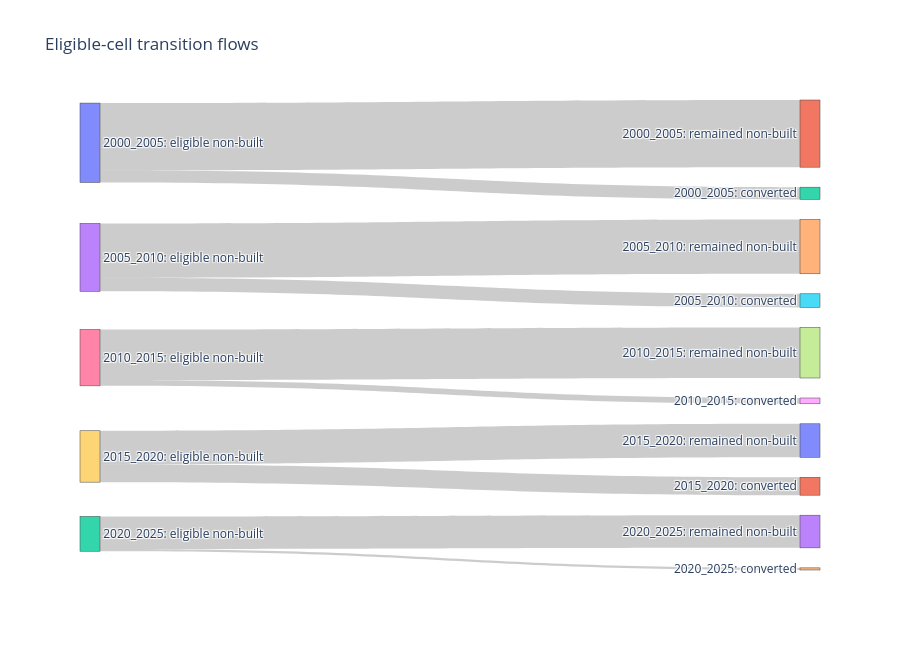

Notebook code cell kept with this figure:
### Markdown cell above
### Eligible-cell transition flow

The following Sankey diagram represents the **eligible non-built risk set**.
It does not include cells that were already built at the forecast origin.

### Code cell
if OPTIONAL_IMPORTS["plotly"]:
    source = []
    target = []
    value = []
    node_labels = []

    for _, row in transition_overview.iterrows():
        transition = str(row["transition_id"])
        start_index = len(node_labels)
        node_labels.extend(
            [
                f"{transition}: eligible non-built",
                f"{transition}: remained non-built",
                f"{transition}: converted",
            ]
        )
        source.extend([start_index, start_index])
        target.extend([start_index + 1, start_index + 2])
        value.extend(
            [
                int(row["eligible_cells"] - row["converted_cells"]),
                int(row["converted_cells"]),
            ]
        )

    figure = go.Figure(
        data=[
            go.Sankey(
                node={"label": node_labels},
                link={
                    "source": source,
                    "target": target,
                    "value": value,
                },
            )
        ]
    )
    figure.update_layout(
        title="Eligible-cell transition flows",
        height=650,
    )
    figure.show()
else:
    print("Plotly is not installed; the Sankey diagram was skipped.")

### Figure 1 — Plotly figure (JSON) as saved in the notebook; plotly's stock layout.template omitted (floating-point values rounded to 4 significant figures)
{"data": [{"link": {"source": [0, 0, 3, 3, 6, 6, 9, 9, 12, 12], "target": [1, 2, 4, 5, 7, 8, 10, 11, 13, 14], "value": [166946, 30314, 135171, 33774, 125780, 14414, 83235, 44471, 81186, 5314]}, "node": {"label": ["2000_2005: eligible non-built", "2000_2005: remained non-built", "2000_2005: converted", "2005_2010: eligible non-built", "2005_2010: remained non-built", "2005_2010: converted", "2010_2015: eligible non-built", "2010_2015: remained non-built", "2010_2015: converted", "2015_2020: eligible non-built", "2015_2020: remained non-built", "2015_2020: converted", "2020_2025: eligible non-built", "2020_2025: remained non-built", "2020_2025: converted"]}, "type": "sankey"}], "layout": {"height": 650, "title": {"text": "Eligible-cell transition flows"}}}
